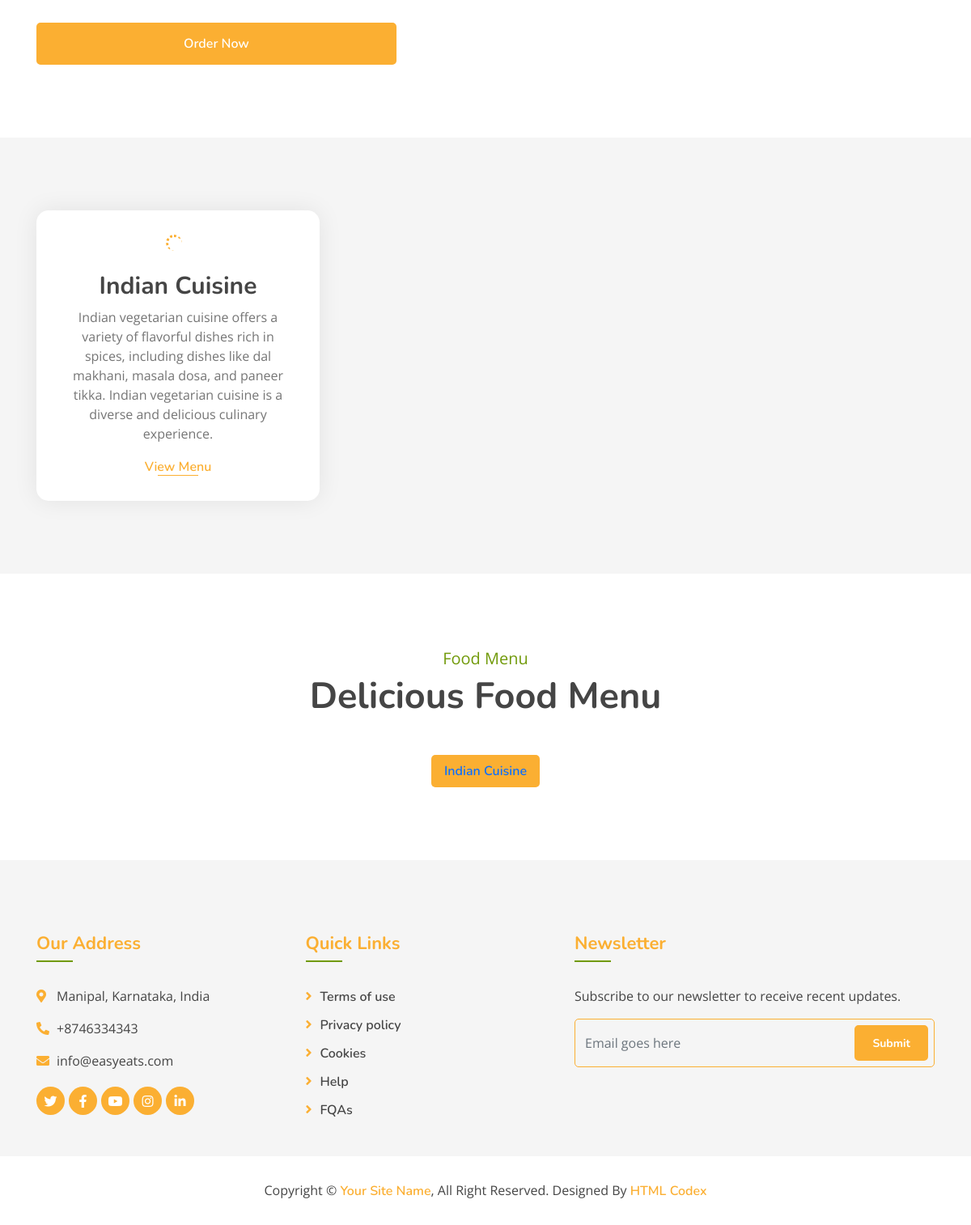
The app's page / (lower part), older data.
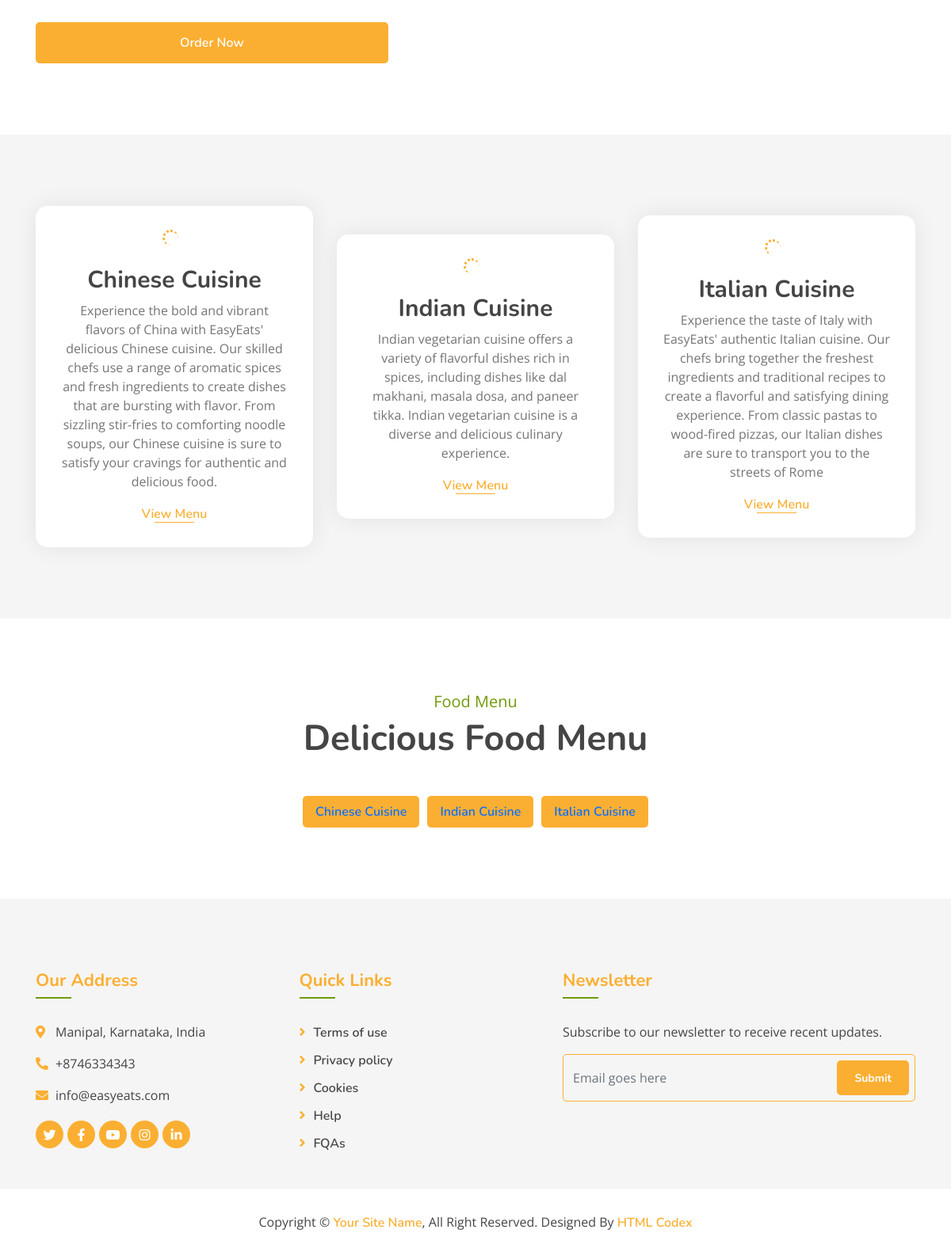
The same page, newer data.
### myapp/models.py (models this page shows, shortened)
class Category(models.Model):
    name = models.CharField(max_length=100, unique=True)
    image = models.ImageField(upload_to="categories/%Y/%m/%d")
    icon = models.CharField(max_length=50, blank=True)
    description = models.TextField()
    added_on = models.DateTimeField(auto_now_add=True)
    updated_on = models.DateTimeField(auto_now=True)

### myapp/views.py (the view)
# urls.py: path('',views.index,name="index"),
def index(request):
    context ={}
    cats = Category.objects.all().order_by('name')
    context['categories'] = cats
    dishes = []
    for cat in cats:
        dishes.append({
            'cat_id':cat.id,
            'cat_name':cat.name,
            'cat_img':cat.image,
            'items':list(cat.dish_set.all().values())
        })
    context['menu'] = dishes
    return render(request,'index.html', context)

### template/index.html (shortened to what this page needs)
{% extends "base.html" %}
{% load static %}
{% block content %}
        <div class="feature">
            <div class="container">
                <div class="row">
                    <div class="col-lg-5">
                        <div class="feature-text">
                            <a class="btn custom-btn" href="">Order Now</a>
                        </div>
                    </div>
                    <div class="col-lg-7">
                    </div>
                </div>
            </div>
        </div>
        <div class="food">
            <div class="container">
                <div class="row align-items-center">
                {% for cat in categories %}
                    <div class="col-md-4">
                        <div class="food-item">
                            <h2>{{cat.name}}</h2>
                            <p>
                                {{cat.description}}
                            </p>
                            <a href="{% url 'all_dishes' %}?q={{cat.id}}">View Menu</a>
                        </div>
                    </div>
                {% endfor %}
                </div>
            </div>
        </div>
        <div class="menu">
            <div class="container">
                <div class="section-header text-center">
                    <p>Food Menu</p>
                    <h2>Delicious Food Menu</h2>
                </div>
                <div class="menu-tab">
                    <ul class="nav nav-pills justify-content-center">
                        {% for category in menu %}
                            <li class="nav-item">
                                <a class="nav-link" data-toggle="pill" href="#c-{{category.cat_id}}">{{category.cat_name}}</a>
                            </li>
                        {% endfor %}
                    </ul>
                    <div class="tab-content">
                    </div>
                </div>
            </div>
        </div>
{% endblock %}

### template/base.html (shortened to what this page needs)
<!DOCTYPE html>
{% load static %}
<html lang="en">
    <head>
        <link href="https://cdn.jsdelivr.net/npm/bootstrap@5.0.2/dist/css/bootstrap.min.css" rel="stylesheet">
        <link href="https://stackpath.bootstrapcdn.com/bootstrap/4.4.1/css/bootstrap.min.css" rel="stylesheet">
        <link href="https://cdnjs.cloudflare.com/ajax/libs/font-awesome/5.10.0/css/all.min.css" rel="stylesheet">
        <link type="text/css" href="/static/lib/animate/animate.min.css" rel="stylesheet">
        <link type="text/css" href="/static/lib/owlcarousel/assets/owl.carousel.min.css" rel="stylesheet">
        <link type="text/css" href="/static/lib/flaticon/font/flaticon.css" rel="stylesheet">
        <link type="text/css" href="/static/lib/tempusdominus/css/tempusdominus-bootstrap-4.min.css" rel="stylesheet" />
        <link type="text/css" href="/static/css/style.css" rel="stylesheet">
    </head>
    <body>
        {% block content %}
        {% endblock %}
        <div class="footer">
            <div class="container">
                <div class="row">
                    <div class="col-lg-7">
                        <div class="row">
                            <div class="col-md-6">
                                <div class="footer-contact">
                                    <h2>Our Address</h2>
                                    <p><i class="fa fa-map-marker-alt"></i>Manipal, Karnataka, India</p>
                                    <p><i class="fa fa-phone-alt"></i>+8746334343</p>
                                    <p><i class="fa fa-envelope"></i>info@easyeats.com</p>
                                    <div class="footer-social">
                                        <a href=""><i class="fab fa-twitter"></i></a>
                                        <a href="https://www.facebook.com/SachTechSol/" target="_blank"><i class="fab fa-facebook-f"></i></a>
                                        <a href=""><i class="fab fa-youtube"></i></a>
                                        <a href=""><i class="fab fa-instagram"></i></a>
                                        <a href=""><i class="fab fa-linkedin-in"></i></a>
                                    </div>
                                </div>
                            </div>
                            <div class="col-md-6">
                                <div class="footer-link">
                                    <h2>Quick Links</h2>
                                    <a href="">Terms of use</a>
                                    <a href="">Privacy policy</a>
                                    <a href="">Cookies</a>
                                    <a href="">Help</a>
                                    <a href="">FQAs</a>
                                </div>
                            </div>
                        </div>
                    </div>
                    <div class="col-lg-5">
                        <div class="footer-newsletter">
                            <h2>Newsletter</h2>
                            <p>
                                Subscribe to our newsletter to receive recent updates.
                            </p>
                            <div class="form">
                                <input class="form-control" placeholder="Email goes here">
                                <button class="btn custom-btn">Submit</button>
                            </div>
                        </div>
                    </div>
                </div>
            </div>
            <div class="copyright">
                <div class="container">
                    <p>Copyright &copy; <a href="#">Your Site Name</a>, All Right Reserved.</p>
                    <p>Designed By <a href="https://htmlcodex.com">HTML Codex</a></p>
                </div>
            </div>
        </div>
    </body>
</html>

### static/css/style.css (style rules this page uses)
body { color: #757575; background: #ffffff; font-family: 'open sans', sans-serif; }
h1, h2, h3, h4, h5, h6 { color: #454545; font-family: 'Nunito', sans-serif; }
a { font-family: 'Nunito', sans-serif; font-weight: 600; color: #fbaf32; transition: .3s; }
.btn.custom-btn { padding: 12px 25px; font-family: 'Nunito', sans-serif; font-size: 16px; font-weight: 600; color: #ffffff; background: #fbaf32; border: 2px solid #fbaf32; border-radius: 5px; transition: .5s; }
.section-header { position: relative; margin-bottom: 45px; }
.section-header p { color: #719a0a; margin-bottom: 5px; position: relative; font-size: 20px; }
.section-header h2 { margin: 0; position: relative; font-size: 45px; font-weight: 700; }
.food { position: relative; width: 100%; padding: 90px 0 60px 0; margin: 45px 0; background: rgba(0, 0, 0, .04); }
.food .food-item { position: relative; width: 100%; margin-bottom: 30px; padding: 50px 30px 30px; text-align: center; background: #ffffff; border-radius: 15px; box-shadow: 0 0 30px rgba(0, 0, 0, .08); transition: .3s; }
.food .food-item h2 { font-size: 30px; font-weight: 700; }
.food .food-item a { position: relative; font-size: 16px; }
.food .food-item a::after { position: absolute; content: ""; width: 50px; height: 1px; bottom: 0; left: calc(50% - 25px); background: #fbaf32; transition: .3s; }
.feature { position: relative; width: 100%; padding: 45px 0 0 0; }
.feature .feature-text { position: relative; width: 100%; }
.feature .feature-text .btn { width: 100%; margin-top: 15px; margin-bottom: 45px; }
.menu { position: relative; padding: 45px 0 15px 0; }
.menu .menu-tab { position: relative; }
.menu .menu-tab .nav.nav-pills .nav-link { background: #fbaf32; border-radius: 5px; margin: 0 5px; }
.menu .menu-tab .tab-content { padding: 30px 0 0 0; background: transparent; }
.footer { position: relative; margin-top: 45px; padding-top: 90px; background: rgba(0, 0, 0, .04); }
.footer .footer-contact, .footer .footer-link, .footer .footer-newsletter { position: relative; margin-bottom: 45px; color: #454545; }
.footer .footer-contact h2, .footer .footer-link h2, .footer .footer-newsletter h2 { position: relative; margin-bottom: 30px; padding-bottom: 10px; font-size: 22px; font-weight: 700; color: #fbaf32; }
.footer .footer-contact h2::after, .footer .footer-link h2::after, .footer .footer-newsletter h2::after { position: absolute; content: ""; width: 45px; height: 2px; bottom: 0; left: 0; background: #719a0a; }
.footer .footer-link a { display: block; margin-bottom: 10px; color: #454545; transition: .3s; }
.footer .footer-link a::before { position: relative; content: "\f105"; font-family: "Font Awesome 5 Free"; font-weight: 900; margin-right: 10px; color: #fbaf32; }
.footer .footer-contact p i { width: 25px; color: #fbaf32; }
.footer .footer-social { position: relative; margin-top: 20px; display: flex; }
.footer .footer-social a { display: inline-block; margin-right: 5px; width: 35px; height: 35px; display: flex; align-items: center; justify-content: center; background: #fbaf32; border-radius: 35px; font-size: 16px; color: #ffffff; }
.footer .footer-social a:last-child { margin: 0; }
.footer .footer-newsletter .form { position: relative; width: 100%; }
.footer .footer-newsletter input { height: 60px; background: transparent; border: 1px solid #fbaf32; border-radius: 5px; }
.footer .footer-newsletter .btn { position: absolute; top: 8px; right: 8px; height: 44px; padding: 8px 20px; font-size: 14px; font-weight: 700; }
.footer .copyright { position: relative; width: 100%; padding: 30px 0; text-align: center; background: #ffffff; }
.footer .copyright p { margin: 0; display: inline-block; color: #454545; }
.footer .copyright p a { color: #fbaf32; }

Row changes from the older to the newer data that the page shows:
added Category: name "Chinese Cuisine", description "Experience the bold and vibrant flavors of China with EasyEats' delicious Chinese cuisine. Our skilled chefs use a range of aromatic spices and fresh ingredients to create dishes that are bursting with flavor. From sizzling stir-fries to comforting noodle soups, our Chinese cuisine is sure to satisfy your cravings for authentic and delicious food.", cat_name "Chinese Cuisine"
added Category: name "Italian Cuisine", description "Experience the taste of Italy with EasyEats' authentic Italian cuisine. Our chefs bring together the freshest ingredients and traditional recipes to create a flavorful and satisfying dining experience. From classic pastas to wood-fired pizzas, our Italian dishes are sure to transport you to the streets of Rome", cat_name "Italian Cuisine"
